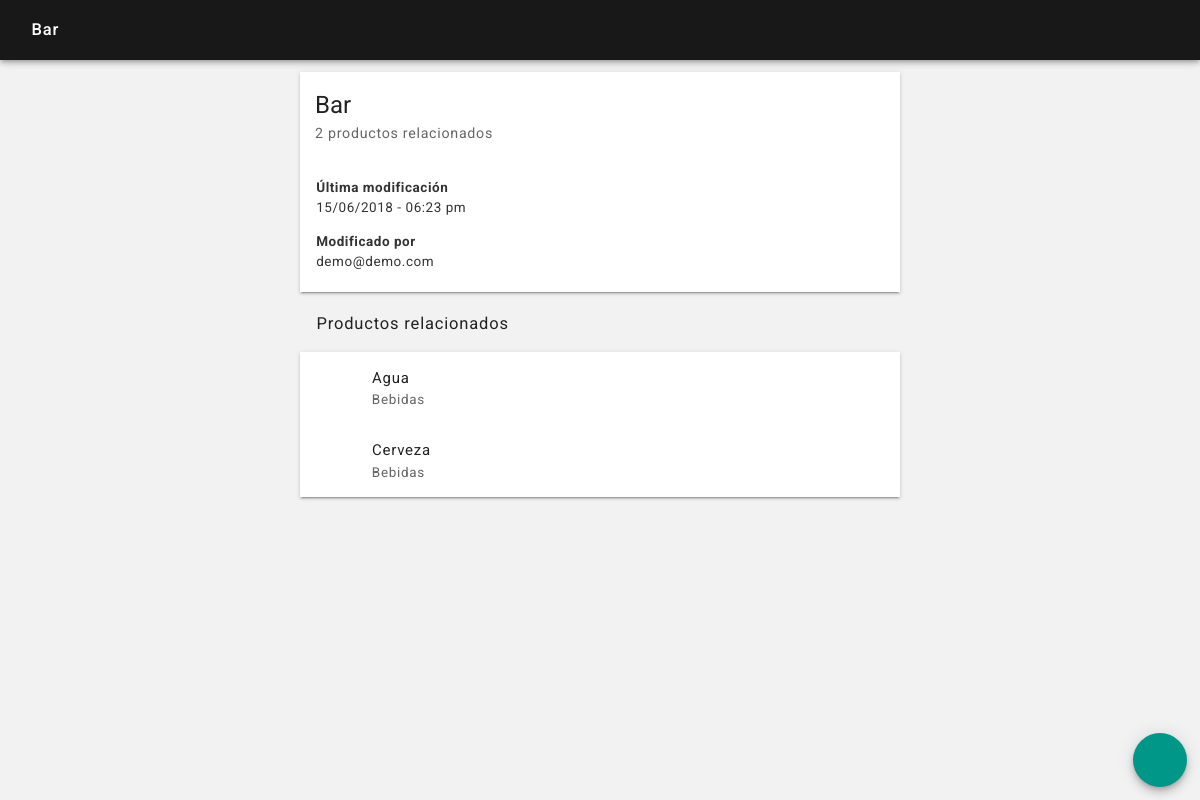
The app's page /zonas_entregas_detalle.php?id=2&zona=bar (signed in) with its own data.
### tables this page shows
CREATE TABLE `zonas_entregas` (
  `id` int(15) NOT NULL,
  `fecha` datetime NOT NULL,
  `usuario` int(15) NOT NULL,
  `zona` varchar(150) NOT NULL
);

CREATE TABLE `usuarios` (
  `id` int(15) NOT NULL,
  `fecha` datetime NOT NULL,
  `usuario` int(15) NOT NULL,
  `correo` varchar(50) NOT NULL,
  `contrasena` varchar(50) NOT NULL,
  `nombres` varchar(100) NOT NULL,
  `apellidos` varchar(100) NOT NULL,
  `tipo` varchar(50) NOT NULL,
  `local` int(15) NOT NULL,
  `imagen` varchar(2) NOT NULL,
  `imagen_nombre` varchar(50) NOT NULL
);

CREATE TABLE `productos` (
  `id` int(15) NOT NULL,
  `fecha` datetime NOT NULL,
  `usuario` int(15) NOT NULL,
  `categoria` int(255) NOT NULL,
  `tipo` varchar(255) NOT NULL,
  `local` int(255) NOT NULL,
  `zona` int(15) NOT NULL,
  `producto` varchar(255) NOT NULL,
  `precio` int(255) NOT NULL,
  `impuesto_id` int(15) NOT NULL,
  `impuesto_incluido` varchar(15) NOT NULL,
  `descripcion` text,
  `codigo_barras` varchar(100) NOT NULL,
  `imagen` varchar(255) NOT NULL,
  `imagen_nombre` varchar(50) NOT NULL
);

CREATE TABLE `productos_categorias` (
  `id` int(15) NOT NULL,
  `fecha` datetime NOT NULL,
  `usuario` int(15) NOT NULL,
  `categoria` varchar(255) NOT NULL,
  `tipo` varchar(20) NOT NULL,
  `adicion` varchar(5) NOT NULL,
  `estado` varchar(20) NOT NULL,
  `imagen` varchar(2) NOT NULL,
  `imagen_nombre` varchar(50) NOT NULL
);

### zonas_entregas_detalle.php (the view, shortened to what this page needs)
<?php
include ("sis/nombre_sesion.php");
?>
<?php
if(isset($_POST['id'])) $id = $_POST['id']; elseif(isset($_GET['id'])) $id = $_GET['id']; else $id = null;
if(isset($_POST['zona'])) $zona = $_POST['zona']; elseif(isset($_GET['zona'])) $zona = $_GET['zona']; else $zona = null;
if(isset($_POST['body_snack'])) $body_snack = $_POST['body_snack']; elseif(isset($_GET['body_snack'])) $body_snack = $_GET['body_snack']; else $body_snack = null;
?>
<!DOCTYPE html>
<html lang="es">
<head>
    <?php
    include ("partes/head.php");
    ?>
</head>
<body <?php echo $body_snack; ?>>
<header class="rdm-toolbar--contenedor">
    <div class="rdm-toolbar--fila">
        <div class="rdm-toolbar--izquierda">
            <h2 class="rdm-toolbar--titulo"><?php echo ucfirst("$zona"); ?></h2>
        </div>
    </div>
</header>
<main class="rdm--contenedor-toolbar">
    <?php
    $consulta = $conexion->query("SELECT * FROM zonas_entregas WHERE id = '$id'");
    if ($consulta->num_rows == 0)
    {
        ?>
        <div class="rdm-vacio--caja">
            <i class="zmdi zmdi-alert-circle-o zmdi-hc-4x"></i>
            <p class="rdm-tipografia--subtitulo1">Esta zona de entregas ya no existe</p>
        </div>
        <?php
    }
    else
    {
        while ($fila = $consulta->fetch_assoc())
        {
            $id_zona_entrega = $fila['id'];
            $fecha = date('d/m/Y', strtotime($fila['fecha']));
            $hora = date('h:i a', strtotime($fila['fecha']));
            $usuario = $fila['usuario'];
            $zona = $fila['zona'];
            $consulta_usuario = $conexion->query("SELECT * FROM usuarios WHERE id = '$usuario'");
            if ($fila = $consulta_usuario->fetch_assoc())
            {
                $usuario = $fila['correo'];
            }
            $consulta_productos = $conexion->query("SELECT * FROM productos WHERE zona = '$id'");
            $total_productos = $consulta_productos->num_rows;
            ?>
            <section class="rdm-tarjeta">
                <div class="rdm-tarjeta--primario-largo">
                    <h1 class="rdm-tarjeta--titulo-largo"><?php echo ucfirst($zona) ?></h1>
                    <h2 class="rdm-tarjeta--subtitulo-largo"><?php echo ucfirst("$total_productos"); ?> productos relacionados</h2>
                </div>
                <div class="rdm-tarjeta--cuerpo">
                    <p><b>Última modificación</b> <br><?php echo ucfirst("$fecha"); ?> - <?php echo ucfirst("$hora"); ?></p>
                    <p><b>Modificado por</b> <br><?php echo ("$usuario"); ?></p>
                </div>
            </section>
            <?php
        }
    }
    ?>
    <h2 class="rdm-lista--titulo-largo">Productos relacionados</h2>
    <section class="rdm-lista">
        <?php
        $consulta = $conexion->query("SELECT * FROM productos WHERE zona = '$id_zona_entrega' ORDER BY producto");
        if ($consulta->num_rows == 0)
        {
            ?>
            <article class="rdm-lista--item-sencillo">
                <div class="rdm-lista--izquierda-sencillo">
                    <div class="rdm-lista--contenedor">
                        <div class="rdm-lista--icono"><i class="zmdi zmdi-label zmdi-hc-2x"></i></div>
                    </div>
                    <div class="rdm-lista--contenedor">
                        <h2 class="rdm-lista--titulo">Vacio</h2>
                    </div>
                </div>
            </article>
            <?php
        }
        else
        {
            while ($fila = $consulta->fetch_assoc())
            {
                $id = $fila['id'];
                $producto = $fila['producto'];
                $categoria = $fila['categoria'];
                $imagen = $fila['imagen'];
                $imagen_nombre = $fila['imagen_nombre'];
                if ($imagen == "no")
                {
                    $imagen = '<div class="rdm-lista--icono"><i class="zmdi zmdi-label zmdi-hc-2x"></i></div>';
                }
                else
                {
                    $imagen = "img/avatares/productos-$id-$imagen_nombre-m.jpg";
                    $imagen = '<div class="rdm-lista--avatar" style="background-image: url('.$imagen.');"></div>';
                }
                $consulta2 = $conexion->query("SELECT * FROM productos_categorias WHERE id = $categoria");
                if ($filas2 = $consulta2->fetch_assoc())
                {
                    $categoria = $filas2['categoria'];
                }
                else
                {
                    $categoria = "No se ha asignado una categoria";
                }
                ?>
                <article class="rdm-lista--item-sencillo">
                    <div class="rdm-lista--izquierda-sencillo">
                        <div class="rdm-lista--contenedor">
                            <?php echo "$imagen"; ?>
                        </div>
                        <div class="rdm-lista--contenedor">
                            <h2 class="rdm-lista--titulo"><?php echo ucfirst("$producto"); ?></h2>
                            <h2 class="rdm-lista--texto-secundario"><?php echo ucfirst("$categoria"); ?></h2>
                        </div>
                    </div>
                </article>
                <?php
            }
        }
        ?>
    </section>
</main>
<footer>
    <a href="zonas_entregas_editar.php?id=<?php echo "$id_zona_entrega"; ?>"><button class="rdm-boton--fab" ><i class="zmdi zmdi-edit zmdi-hc-2x"></i></button></a>
</footer>
</body>
</html>

### css/estilos.css (style rules this page uses)
body { background-color: rgba(0, 0, 0, 0.05); color: #222; font-family: 'Roboto', sans-serif, arial; font-size: 15px; font-weight: 300; margin: 0; }
a { color: inherit; text-decoration: none; outline: none; }
.rdm--contenedor-toolbar, .rdm--contenedor-toolbar-tabs { box-sizing: border-box; margin: 0 auto; max-width: 600px; width: 95%; margin-top: 4.5rem; }
.rdm--contenedor-toolbar, .rdm--contenedor-zona { box-sizing: border-box; margin: 0 auto; max-width: 600px; width: 95%; margin-top: 4.5rem; }

### css/toolbar.css (style rules this page uses)
.rdm-toolbar--contenedor { box-shadow: 0px 2px 4px -1px rgba(0, 0, 0, 0.2), 0px 4px 5px 0px rgba(0, 0, 0, 0.14), 0px 1px 10px 0px rgba(0, 0, 0, 0.12); box-sizing: border-box; color: #fff; left: 0; position: fixed; top: 0; width: 100%; z-index: 1; }
.rdm-toolbar--fila, .rdm-toolbar--fila-tab { background-color: rgba(0,0,0,0.9); align-items: center; display: flex; justify-content: space-between; padding: 1em; height: 2em; }
.rdm-toolbar--izquierda, .rdm-toolbar--centro, .rdm-toolbar--derecha { display: flex; align-items: center; }
.rdm-toolbar--titulo, .rdm-toolbar--titulo-centro, .rdm-toolbar--texto-secundario { font-size: 1.1em; font-weight: 500; letter-spacing: 0.05em; line-height: 1.5em; margin: 0 0 0 1em; max-width: 240px; white-space: nowrap; overflow: hidden; text-overflow: ellipsis; }

### css/botones.css (style rules this page uses)
button { border-radius: 0.2em; border: none; box-shadow: 0px 3px 1px -2px rgba(0, 0, 0, 0.2), 0px 2px 2px 0px rgba(0, 0, 0, 0.14), 0px 1px 5px 0px rgba(0, 0, 0, 0.12); box-sizing: border-box; color: rgba(255, 255, 255, 1); display: inline-block; font-family: 'Roboto', sans-serif, arial; font-size: 0.9em; font-weight: 500; letter-spacing: 0.05em; outline: none; padding: 1em 1em 0.9em 1em; text-align: center; text-decoration: none; text-transform: uppercase; transition: 250ms linear; vertical-align: middle; }
.rdm-boton--fab { background-color: #009688; border-radius: 50%; bottom: 1em; box-shadow: 0px 3px 5px -1px rgba(0, 0, 0, 0.2), 0px 6px 10px 0px rgba(0, 0, 0, 0.14), 0px 1px 18px 0px rgba(0, 0, 0, 0.12); height: 4em; position: fixed; right: 1em; width: 4em; z-index: 200; }

### css/listas.css (style rules this page uses)
.rdm-lista, .rdm-lista-sencillo, .rdm-lista-amplio, .rdm-lista-amplia, .rdm-lista--porcentaje { background-color: #fff; box-shadow: 0px 3px 1px -2px rgba(0, 0, 0, 0.2), 0px 2px 2px 0px rgba(0, 0, 0, 0.14), 0px 1px 5px 0px rgba(0, 0, 0, 0.12); box-sizing: border-box; margin: 0 auto; margin-bottom: 1em; width: 100%; }
.rdm-lista--titulo-largo { font-size: 1.1em; font-weight: 400; letter-spacing: 0.05em; padding: 0.5em 1em 0.25em 1em; }
.rdm-lista--item-sencillo { align-items: center; display: flex; justify-content: space-between; padding: 1em; transition: 250ms linear; }
.rdm-lista--izquierda, .rdm-lista--izquierda-sencillo, .rdm-lista--derecha { display: flex; }
.rdm-lista--izquierda-sencillo { align-items: center; }
.rdm-lista--contenedor { display: inline-block; }
.rdm-lista--icono { display: table-cell; height: 2.8em; text-align: center; vertical-align: middle; width: 2.8em; }
.rdm-lista--titulo, .rdm-lista--texto-secundario, .rdm-lista--texto-valor, .rdm-lista--titulo-amplio, .rdm-lista--mensaje, .rdm-lista--texto-secundario-porcentaje, .rdm-lista--texto-valor-porcentaje, .rdm-lista--texto-porcentaje, .rdm-lista--titulo-porcentaje, .rdm-lista--texto-unidad { font-size: 1em; font-weight: 400; letter-spacing: 0.05em; line-height: 1.5em; margin: 0 0 0 1em; }
.rdm-lista--texto-secundario { color: rgba(0, 0, 0, 0.6); line-height: 1.5em; font-size: 0.9em; margin: 0 0 0 1.1em; }

### css/formularios.css (style rules this page uses)
input, button, textarea { appearance: none; outline: none; -webkit-appearance: none; }

### records on screen
zonas_entregas: zona "Bar", total_productos "2", fecha "15/06/2018", fecha "06:23 pm", usuarios.correo "demo@demo.com"
productos: producto "Agua", productos_categorias.categoria "Bebidas"
productos: producto "Cerveza", productos_categorias.categoria "Bebidas"
